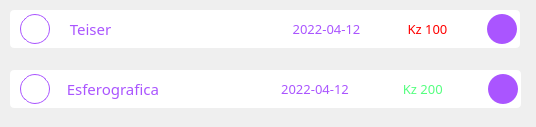
<?xml version="1.0" encoding="UTF-8"?>
<ui version="4.0">
 <class>Form</class>
 <widget class="QWidget" name="Form">
  <property name="geometry">
   <rect>
    <x>0</x>
    <y>0</y>
    <width>536</width>
    <height>127</height>
   </rect>
  </property>
  <property name="windowTitle">
   <string>Form</string>
  </property>
  <widget class="QFrame" name="pequenoHistoricoSaida">
   <property name="geometry">
    <rect>
     <x>10</x>
     <y>10</y>
     <width>510</width>
     <height>38</height>
    </rect>
   </property>
   <property name="maximumSize">
    <size>
     <width>16777215</width>
     <height>38</height>
    </size>
   </property>
   <property name="styleSheet">
    <string notr="true">QFrame{
background-color: rgb(255, 255, 255);
border-radius:4px;}</string>
   </property>
   <property name="frameShape">
    <enum>QFrame::StyledPanel</enum>
   </property>
   <property name="frameShadow">
    <enum>QFrame::Raised</enum>
   </property>
   <layout class="QHBoxLayout" name="horizontalLayout_116">
    <property name="spacing">
     <number>3</number>
    </property>
    <property name="leftMargin">
     <number>10</number>
    </property>
    <property name="topMargin">
     <number>0</number>
    </property>
    <property name="rightMargin">
     <number>3</number>
    </property>
    <property name="bottomMargin">
     <number>0</number>
    </property>
    <item>
     <widget class="QPushButton" name="pushButton_16">
      <property name="minimumSize">
       <size>
        <width>30</width>
        <height>30</height>
       </size>
      </property>
      <property name="maximumSize">
       <size>
        <width>30</width>
        <height>30</height>
       </size>
      </property>
      <property name="font">
       <font>
        <pointsize>2</pointsize>
       </font>
      </property>
      <property name="styleSheet">
       <string notr="true">QPushButton{
border-color: rgb(170, 85, 255);
border: 1px solid rgb(170, 85, 255);
background-color: rgb(255, 255, 255);
border-radius:0px;
border-radius:15px}

QPushButton:hover{
border-color: rgb(170, 85, 255);
border: 1px solid rgb(170, 85, 255);
background-color: rgb(255, 255, 255);
border-radius:0px;
border-radius:15px}

QPushButton:pressed{
border-color: rgb(170, 85, 255);
border: 1px solid rgb(170, 85, 255);
background-color: rgb(255, 255, 255);
border-radius:0px;
border-radius:15px;
padding: 0px}

</string>
      </property>
      <property name="text">
       <string/>
      </property>
      <property name="icon">
       <iconset>
        <normaloff>../img/Money Bag Franc_30px.png</normaloff>../img/Money Bag Franc_30px.png</iconset>
      </property>
      <property name="iconSize">
       <size>
        <width>24</width>
        <height>26</height>
       </size>
      </property>
     </widget>
    </item>
    <item>
     <widget class="QFrame" name="frame_243">
      <property name="styleSheet">
       <string notr="true"/>
      </property>
      <property name="frameShape">
       <enum>QFrame::StyledPanel</enum>
      </property>
      <property name="frameShadow">
       <enum>QFrame::Raised</enum>
      </property>
      <layout class="QHBoxLayout" name="horizontalLayout_118">
       <property name="spacing">
        <number>0</number>
       </property>
       <property name="leftMargin">
        <number>0</number>
       </property>
       <property name="topMargin">
        <number>0</number>
       </property>
       <property name="rightMargin">
        <number>0</number>
       </property>
       <property name="bottomMargin">
        <number>0</number>
       </property>
       <item>
        <widget class="QFrame" name="frame_245">
         <property name="styleSheet">
          <string notr="true"/>
         </property>
         <property name="frameShape">
          <enum>QFrame::StyledPanel</enum>
         </property>
         <property name="frameShadow">
          <enum>QFrame::Raised</enum>
         </property>
         <layout class="QHBoxLayout" name="horizontalLayout_120">
          <item>
           <widget class="QLabel" name="nomeSaida">
            <property name="font">
             <font>
              <family>Segoe UI Semibold</family>
              <pointsize>11</pointsize>
             </font>
            </property>
            <property name="styleSheet">
             <string notr="true">color: rgb(170, 85, 255);</string>
            </property>
            <property name="text">
             <string>  Teiser</string>
            </property>
            <property name="alignment">
             <set>Qt::AlignLeading|Qt::AlignLeft|Qt::AlignVCenter</set>
            </property>
           </widget>
          </item>
         </layout>
        </widget>
       </item>
      </layout>
     </widget>
    </item>
    <item>
     <widget class="QFrame" name="frame_244">
      <property name="styleSheet">
       <string notr="true"/>
      </property>
      <property name="frameShape">
       <enum>QFrame::StyledPanel</enum>
      </property>
      <property name="frameShadow">
       <enum>QFrame::Raised</enum>
      </property>
      <layout class="QHBoxLayout" name="horizontalLayout_119">
       <item>
        <widget class="QLabel" name="dataSaida">
         <property name="font">
          <font>
           <family>Segoe UI Semibold</family>
           <pointsize>10</pointsize>
          </font>
         </property>
         <property name="styleSheet">
          <string notr="true">color: rgb(170, 85, 255);</string>
         </property>
         <property name="text">
          <string>2022-04-12</string>
         </property>
         <property name="alignment">
          <set>Qt::AlignCenter</set>
         </property>
        </widget>
       </item>
       <item>
        <widget class="QLabel" name="valorSaida">
         <property name="maximumSize">
          <size>
           <width>147</width>
           <height>16777215</height>
          </size>
         </property>
         <property name="font">
          <font>
           <family>Segoe UI Semibold</family>
           <pointsize>10</pointsize>
          </font>
         </property>
         <property name="styleSheet">
          <string notr="true">color: rgb(255, 0, 0);</string>
         </property>
         <property name="text">
          <string>Kz 100</string>
         </property>
         <property name="alignment">
          <set>Qt::AlignCenter</set>
         </property>
        </widget>
       </item>
      </layout>
     </widget>
    </item>
    <item>
     <widget class="QPushButton" name="iconSis">
      <property name="minimumSize">
       <size>
        <width>30</width>
        <height>30</height>
       </size>
      </property>
      <property name="maximumSize">
       <size>
        <width>30</width>
        <height>30</height>
       </size>
      </property>
      <property name="font">
       <font>
        <pointsize>2</pointsize>
       </font>
      </property>
      <property name="styleSheet">
       <string notr="true">QPushButton{
border-color: rgb(170, 85, 255);
background-color: rgb(170, 85, 255);
border-radius:0px;
border-radius:15px}

QPushButton:hover{
border-color: rgb(170, 85, 255);
background-color: rgb(170, 85, 255);
border-radius:0px;
border-radius:15px}

QPushButton:pressed{
border-color: rgb(170, 85, 255);
background-color: rgb(170, 85, 255);
border-radius:0px;
border-radius:15px;
padding: 0px
}
</string>
      </property>
      <property name="text">
       <string/>
      </property>
      <property name="icon">
       <iconset>
        <normaloff>../img/logoFC.png</normaloff>../img/logoFC.png</iconset>
      </property>
      <property name="iconSize">
       <size>
        <width>24</width>
        <height>26</height>
       </size>
      </property>
     </widget>
    </item>
   </layout>
  </widget>
  <widget class="QFrame" name="pequenoHistoricoEntrada">
   <property name="geometry">
    <rect>
     <x>10</x>
     <y>70</y>
     <width>511</width>
     <height>38</height>
    </rect>
   </property>
   <property name="styleSheet">
    <string notr="true">QFrame{
background-color: rgb(255, 255, 255);
border-radius:4px;}</string>
   </property>
   <property name="frameShape">
    <enum>QFrame::StyledPanel</enum>
   </property>
   <property name="frameShadow">
    <enum>QFrame::Raised</enum>
   </property>
   <layout class="QHBoxLayout" name="horizontalLayout_98">
    <property name="spacing">
     <number>3</number>
    </property>
    <property name="leftMargin">
     <number>10</number>
    </property>
    <property name="topMargin">
     <number>0</number>
    </property>
    <property name="rightMargin">
     <number>3</number>
    </property>
    <property name="bottomMargin">
     <number>0</number>
    </property>
    <item>
     <widget class="QFrame" name="frame_228">
      <property name="styleSheet">
       <string notr="true"/>
      </property>
      <property name="frameShape">
       <enum>QFrame::StyledPanel</enum>
      </property>
      <property name="frameShadow">
       <enum>QFrame::Raised</enum>
      </property>
      <layout class="QHBoxLayout" name="horizontalLayout_100">
       <property name="spacing">
        <number>0</number>
       </property>
       <property name="leftMargin">
        <number>0</number>
       </property>
       <property name="topMargin">
        <number>0</number>
       </property>
       <property name="rightMargin">
        <number>0</number>
       </property>
       <property name="bottomMargin">
        <number>0</number>
       </property>
       <item>
        <widget class="QPushButton" name="pushButton_15">
         <property name="minimumSize">
          <size>
           <width>30</width>
           <height>30</height>
          </size>
         </property>
         <property name="maximumSize">
          <size>
           <width>30</width>
           <height>30</height>
          </size>
         </property>
         <property name="font">
          <font>
           <pointsize>2</pointsize>
          </font>
         </property>
         <property name="styleSheet">
          <string notr="true">QPushButton{
border-color: rgb(170, 85, 255);
border: 1px solid rgb(170, 85, 255);
background-color: rgb(255, 255, 255);
border-radius:0px;
border-radius:15px}

QPushButton:hover{
border-color: rgb(170, 85, 255);
border: 1px solid rgb(170, 85, 255);
background-color: rgb(255, 255, 255);
border-radius:0px;
border-radius:15px}

QPushButton:pressed{
border-color: rgb(170, 85, 255);
border: 1px solid rgb(170, 85, 255);
background-color: rgb(255, 255, 255);
border-radius:0px;
border-radius:15px;
padding: 0px}

</string>
         </property>
         <property name="text">
          <string/>
         </property>
         <property name="icon">
          <iconset>
           <normaloff>../img/Money Bag Pounds_30px.png</normaloff>../img/Money Bag Pounds_30px.png</iconset>
         </property>
         <property name="iconSize">
          <size>
           <width>22</width>
           <height>24</height>
          </size>
         </property>
        </widget>
       </item>
       <item>
        <widget class="QFrame" name="frame_227">
         <property name="styleSheet">
          <string notr="true"/>
         </property>
         <property name="frameShape">
          <enum>QFrame::StyledPanel</enum>
         </property>
         <property name="frameShadow">
          <enum>QFrame::Raised</enum>
         </property>
         <layout class="QHBoxLayout" name="horizontalLayout_99">
          <item>
           <widget class="QLabel" name="nomeEntrada">
            <property name="font">
             <font>
              <family>Segoe UI Semibold</family>
              <pointsize>11</pointsize>
             </font>
            </property>
            <property name="styleSheet">
             <string notr="true">color: rgb(170, 85, 255);</string>
            </property>
            <property name="text">
             <string>  Esferografica</string>
            </property>
            <property name="alignment">
             <set>Qt::AlignJustify|Qt::AlignVCenter</set>
            </property>
           </widget>
          </item>
         </layout>
        </widget>
       </item>
      </layout>
     </widget>
    </item>
    <item>
     <widget class="QFrame" name="frame_230">
      <property name="styleSheet">
       <string notr="true"/>
      </property>
      <property name="frameShape">
       <enum>QFrame::StyledPanel</enum>
      </property>
      <property name="frameShadow">
       <enum>QFrame::Raised</enum>
      </property>
      <layout class="QHBoxLayout" name="horizontalLayout_102">
       <item>
        <widget class="QLabel" name="dataEntrada">
         <property name="font">
          <font>
           <family>Segoe UI Semibold</family>
           <pointsize>10</pointsize>
          </font>
         </property>
         <property name="styleSheet">
          <string notr="true">color: rgb(170, 85, 255);</string>
         </property>
         <property name="text">
          <string>2022-04-12</string>
         </property>
         <property name="alignment">
          <set>Qt::AlignCenter</set>
         </property>
        </widget>
       </item>
       <item>
        <widget class="QLabel" name="valorEntrada">
         <property name="maximumSize">
          <size>
           <width>147</width>
           <height>16777215</height>
          </size>
         </property>
         <property name="font">
          <font>
           <family>Segoe UI Semibold</family>
           <pointsize>10</pointsize>
          </font>
         </property>
         <property name="styleSheet">
          <string notr="true">color: rgb(85, 255, 127);</string>
         </property>
         <property name="text">
          <string>Kz 200 </string>
         </property>
         <property name="alignment">
          <set>Qt::AlignCenter</set>
         </property>
        </widget>
       </item>
      </layout>
     </widget>
    </item>
    <item>
     <widget class="QPushButton" name="iconSis_2">
      <property name="minimumSize">
       <size>
        <width>30</width>
        <height>30</height>
       </size>
      </property>
      <property name="maximumSize">
       <size>
        <width>30</width>
        <height>30</height>
       </size>
      </property>
      <property name="font">
       <font>
        <pointsize>2</pointsize>
       </font>
      </property>
      <property name="styleSheet">
       <string notr="true">QPushButton{
border-color: rgb(170, 85, 255);
background-color: rgb(170, 85, 255);
border-radius:0px;
border-radius:15px}

QPushButton:hover{
border-color: rgb(170, 85, 255);
background-color: rgb(170, 85, 255);
border-radius:0px;
border-radius:15px}

QPushButton:pressed{
border-color: rgb(170, 85, 255);
background-color: rgb(170, 85, 255);
border-radius:0px;
border-radius:15px;
padding: 0px}
</string>
      </property>
      <property name="text">
       <string/>
      </property>
      <property name="icon">
       <iconset>
        <normaloff>../img/logoFC.png</normaloff>../img/logoFC.png</iconset>
      </property>
      <property name="iconSize">
       <size>
        <width>24</width>
        <height>26</height>
       </size>
      </property>
     </widget>
    </item>
   </layout>
  </widget>
 </widget>
 <resources/>
 <connections/>
</ui>
